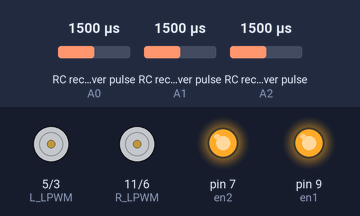
Recording of a sketch running on a simulated Arduino Uno, built with avr-gcc and run on an emulated ATmega328P. On the bench: motor-driver pin pairs drawn as motors (green arrow = first pin HIGH = forward, orange = second pin HIGH = backward, longer = more drive), output pins drawn as LEDs (lit = HIGH). Wiring (inferred from the names in the program): 3 × RC receiver channel: data A0 / data A1 / data A2. The test bench sets the inputs (shaded band); at power-on: RC receiver pulse (sensors on A0, A1, A2) 1500 µs. What the sketch prints to the serial monitor is not drawn.

Above: at 1.2 s.
1.3 s: RC receiver pulse (sensor on A0) set to 1020 µs
At 2.1 s:
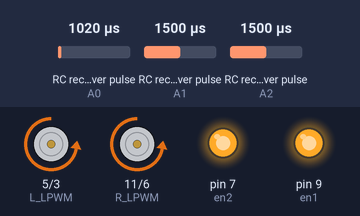
2.8 s: RC receiver pulse (sensor on A1) set to 1340 µs
4.3 s: RC receiver pulse (sensor on A1) set to 1309 µs
At 5.5 s:
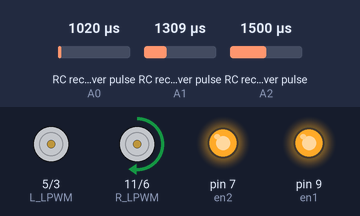
5.8 s: RC receiver pulse (sensor on A2) set to 1784 µs
7.3 s: RC receiver pulse (sensor on A2) set to 1815 µs
At 7.42 s:
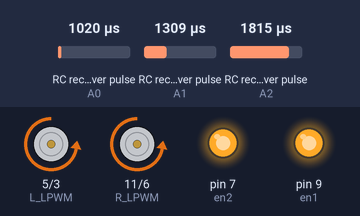
10.3 s: RC receiver pulse (sensor on A1) set to 1750 µs
At 10.54 s:
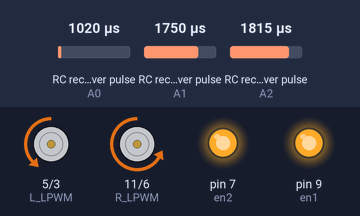
Timing chart, 0 to 14.3 s (numbered marks = the images above; inputs shaded):
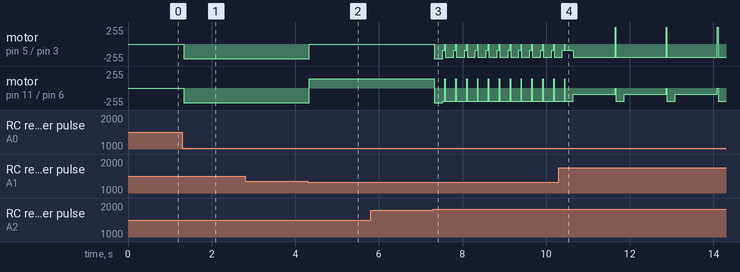

The sketch:

sumobangg.ino
```cpp
#define ch1 A0
#define ch2 A1
#define ch3 A2

const int L_RPWM = 3;
const int L_LPWM = 5;

const int R_RPWM = 6;
const int R_LPWM = 11;

const int en1 = 9;
const int en2 = 7;

bool isReady;

long forwardSpeed, backwardSpeed, speed, threshold, lastFordward;
bool isTas1, isTas2, isSlowdown;
int x1, x2, t1, t2;

void setup() {
  // put your setup code here, to run once:
  isReady = false;
  Serial.begin(115200);
  threshold = 30;
  speed = 140;

  isTas1 = false;
  isTas2 = false;
  isSlowdown = false;

  x1 = 90;
  x2 = 200;
  t1 = 200;
  t2 = 50;

  pinMode(ch1, INPUT);
  pinMode(ch2, INPUT);
  pinMode(ch3, INPUT);

  pinMode(L_RPWM, OUTPUT);
  pinMode(L_LPWM, OUTPUT);
  pinMode(R_RPWM, OUTPUT);
  pinMode(R_LPWM, OUTPUT);

  pinMode(en1, OUTPUT);
  pinMode(en2, OUTPUT);

  digitalWrite(en1, HIGH);
  digitalWrite(en2, HIGH);

  direction(0, 0, 0, 0);
}

void loop() {
  // put your main code here, to run repeatedly:
  int right = pulseIn(ch1, HIGH);
  int left = pulseIn(ch2, HIGH);
  int tastas = pulseIn(ch3, HIGH);

  byte rightControl = map(right, 965, 2000, 0, 200);
  byte leftControl = map(left, 965, 2000, 0, 200);

  Serial.print("right :  ");
  Serial.println(right);
  Serial.print("left :  ");
  Serial.println(left);
  Serial.print("tas :  ");
  Serial.println(tastas);
  Serial.print("rightcontrol :  ");
  Serial.println(rightControl);
  Serial.print("leftcontrol :  ");
  Serial.println(leftControl);


  if (rightControl > 100 + threshold) {
    forwardSpeed = map(rightControl, 120, 200, 0, 255);
    backwardSpeed = 0;

  } else if (rightControl < 100 - threshold) {
    backwardSpeed = map(rightControl, 80, 0, 0, 255);
    forwardSpeed = 0;
  } else {
    forwardSpeed = 0;
    backwardSpeed = 0;
  }

  Serial.print(tastas);
  if (tastas < 1300) {
    Serial.println("tas idle");
    isTas1 = false;
    isTas2 = false;
  } else if (tastas < 1800) {
    Serial.println("tas mode 1");
    isTas1 = true;
    isTas2 = false;
  } else {
    Serial.println("tas mode 2");
    isTas1 = false;
    isTas2 = true;
  }

  if (isTas1) {
    Serial.println("tas1");
  } else if (isTas2) {
    if (leftControl > 100 + threshold) {
      tasLeft();
    } else if (leftControl < 100 - threshold) {
      tasRight();
    }
    Serial.println("tas2");
  }
  if (rightControl < 55) {
    isReady = true;
  }

  // if (isReady) {
  if (leftControl > 100 + threshold) {
    turnLeft();
    Serial.println("kiri");
  } else if (leftControl < 100 - threshold) {
    turnRight();
    Serial.println("kanan");
  } else if (backwardSpeed > 0 || forwardSpeed > 0) {
    backNforth();
    Serial.println("maju mundur");
  } else {
    slowdown();
    direction(0, 0, 0, 0);
    Serial.println("stop");
  }
  // }

  Serial.println(isReady);
}

void tasRight() {
  direction(0, x1, 0, x2);
  delay(t1);
  direction(0, x2, 0, x1);
  delay(t2);
}

void tasLeft() {
  direction(0, x2, 0, x1);
  delay(t1);
  direction(0, x1, 0, x2);
  delay(1000);
}

void turnLeft() {
  // direction(speed, 0, 0, speed);
  direction(0, 0, 255, 0);
  // direction(0, 0, speed, 0);
}
void turnRight() {
  // direction(0, speed, speed, 0);
  direction(speed, 0, 0, 0);
}

void backNforth() {
  if (forwardSpeed > threshold) {
    int forwardSpeedLeft = forwardSpeed + 50;
    lastFordward = forwardSpeed;
    if (forwardSpeedLeft < 255) {
      direction(forwardSpeed, 0, forwardSpeedLeft, 0);
    }else{
      direction(forwardSpeed, 0, 255, 0);

    }
    Serial.print("forward speed : ");
    Serial.println(forwardSpeed);
  } else if (backwardSpeed > 0) {
    direction(0, backwardSpeed, 0, backwardSpeed);

    Serial.print("backward speed : ");
    Serial.println(backwardSpeed);
  } else {
    isSlowdown = true;
  }
}

void slowdown() {
  if (isSlowdown) {
    Serial.println("slowdown");
    while (lastFordward > 0) {
      direction(lastFordward, 0, lastFordward + 20, 0);
      lastFordward -= 5;
      delay(200);
    }
    isSlowdown = false;
  }
}

void direction(int R_L, int R_R, int L_L, int L_R) {
  analogWrite(R_LPWM, R_L);
  analogWrite(R_RPWM, R_R);
  analogWrite(L_LPWM, L_L);
  analogWrite(L_RPWM, L_R);
}
```

Measured:
- the behaviour switches between 1327 and 1326 µs on RC receiver pulse (sensor on A1) (found by bisection; images 1 and 2)
- the behaviour switches between 1798 and 1799 µs on RC receiver pulse (sensor on A2) (found by bisection; images 2 and 3)
- after the input at 1.3 s, motor on pin 5 (L_LPWM) / pin 3 (L_RPWM), motor on pin 11 (R_LPWM) / pin 6 (R_RPWM): stopped → backward 223/255 at once
- after the input at 4.3 s, motor on pin 5 (L_LPWM) / pin 3 (L_RPWM): backward 223/255 → stopped at once; motor on pin 11 (R_LPWM) / pin 6 (R_RPWM): backward 223/255 → forward 140/255 at once
- after the input at 7.3 s, motor on pin 5 (L_LPWM) / pin 3 (L_RPWM): stopped → backward 223/255 at once, then repeats every 0.26 s: backward 90/255 0.05 s, stopped 0.01 s, backward 200/255 0.20 s
